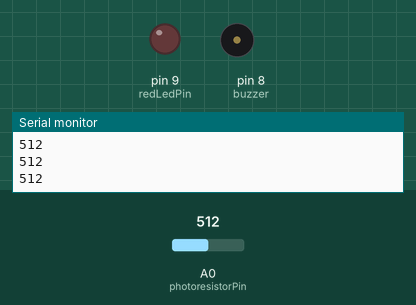
This sketch was run on a simulated Arduino Uno, built with avr-gcc and run on an emulated ATmega328P. Parts: output pins drawn as LEDs (lit = HIGH), buzzer (waves = sounding), the last lines printed to the serial monitor. The inputs (shaded band) are chosen by the test bench; at power-on: A0 (photoresistorPin) = 512.

Above: at 1.2 s.
1.3 s: A0 (photoresistorPin) set to 308
2.8 s: A0 (photoresistorPin) set to 285
At 3.55 s:
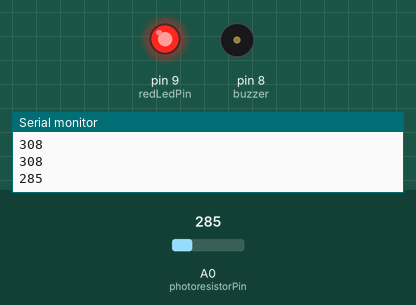
At 5.6 s:
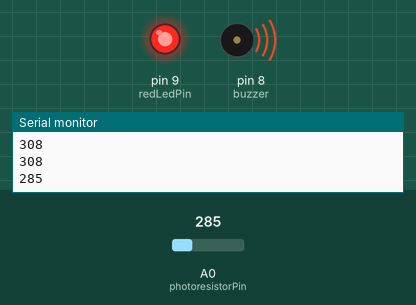
Timing chart, 0 to 11.8 s (numbered marks = the images above; inputs shaded):
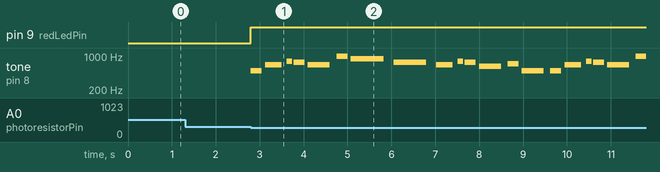

Measured:
- the behaviour switches between 300 and 299 on A0 (photoresistorPin) (found by bisection; images 0 and 1)
- after the input at 2.8 s, pin 9 (redLedPin): LOW → HIGH at once; tone on pin 8 (buzzer): plays 494 Hz for 0.25 s, 659 Hz for 0.38 s, 784 Hz for 0.13 s, 740 Hz for 0.25 s, 659 Hz for 0.50 s, 988 Hz for 0.25 s … (20 notes in this stretch), starting at once

The sketch:

Melody_Code.ino
```cpp
const int photoresistorPin = A0;
const int redLedPin = 9;
const int buzzer = 8;

// Complete Pitch Dictionary for the entire song
const int note_D4  = 294;
const int note_G4  = 392;
const int note_A4  = 440;
const int note_AS4 = 466;
const int note_B4  = 494;
const int note_C5  = 523;
const int note_CS5 = 554;
const int note_D5  = 587;
const int note_DS5 = 622;
const int note_E5  = 659;
const int note_F5  = 698;
const int note_FS5 = 740;
const int note_G5  = 784;
const int note_A5  = 880;
const int note_AS5 = 932;
const int note_B5  = 988;
const int note_D6  = 1175;

// The Complete Melody Array (Part 1 and Part 2)
int melody[] = {
  // Part 1
  note_B4,
  note_E5, note_G5, note_FS5,
  note_E5, note_B5,
  note_A5,
  note_FS5,
  note_E5, note_G5, note_FS5,
  note_DS5, note_F5,
  note_B4,

  // Part 2
  note_B4,
  note_E5, note_G5, note_FS5,
  note_E5, note_B5,
  note_D6, note_CS5,
  note_C5, note_A5,
  note_C5, note_B5, note_AS5,
  note_B4, note_G5,
  note_E5
};

// The exact musical durations for every single note matching the array above
int noteDurations[] = {
  // Part 1 Timings
  250,           // B4
  375, 125, 250, // E5, G5, FS5
  500, 250,      // E5, B5
  750,           // A5
  750,           // FS5
  375, 125, 250, // E5, G5, FS5
  500, 250,      // DS5, F5
  500,           // B4

  // Part 2 Timings
  250,           // B4
  375, 125, 250, // E5, G5, FS5
  500, 250,      // E5, B5
  500, 250,      // D6, CS5
  500, 250,      // C5, A5
  375, 125, 250, // C5, B5, AS5
  500, 250,      // B4, G5
  500            // E5
};

// Automatically calculate the exact length of the complete song
const int totalNotes = sizeof(melody) / sizeof(melody[0]);

void setup() {
  Serial.begin(9600);
  pinMode(redLedPin, OUTPUT);
}

void loop() {
  int sensorValue = analogRead(photoresistorPin);
  Serial.println(sensorValue);

  // LED Logic
  if (sensorValue < 300) {
    digitalWrite(redLedPin, HIGH);
  } else {
    digitalWrite(redLedPin, LOW);
  }

  // Full Song Playback Logic
  if (sensorValue < 300) {

    for (int thisNote = 0; thisNote < totalNotes; thisNote++) {
      // Play the specific note from our full dictionary
      tone(buzzer, melody[thisNote], noteDurations[thisNote]);

      // Calculate the explicit rhythmic space between notes
      int pauseBetweenNotes = noteDurations[thisNote] * 1.30;
      delay(pauseBetweenNotes);

      noTone(buzzer);
    }

    // 2-second epic pause before the full loop starts over again
    delay(2000);

  } else {
    noTone(buzzer);
  }

  delay(10);
}
```
